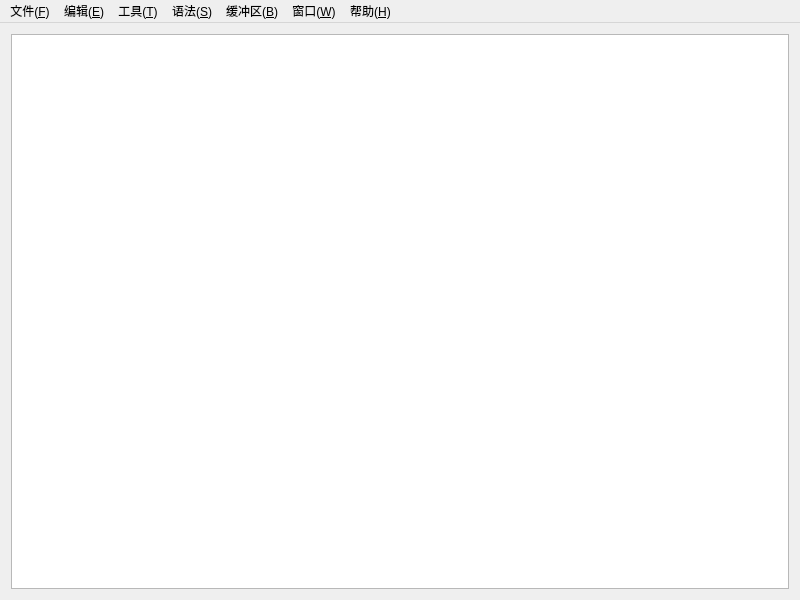
<?xml version="1.0" encoding="UTF-8"?>
<ui version="4.0">
 <class>MainWindow</class>
 <widget class="QMainWindow" name="MainWindow">
  <property name="geometry">
   <rect>
    <x>0</x>
    <y>0</y>
    <width>800</width>
    <height>600</height>
   </rect>
  </property>
  <property name="minimumSize">
   <size>
    <width>800</width>
    <height>600</height>
   </size>
  </property>
  <property name="windowTitle">
   <string>GVIM</string>
  </property>
  <property name="windowIcon">
   <iconset resource="images.qrc">
    <normaloff>:/images/gvim.png</normaloff>:/images/gvim.png</iconset>
  </property>
  <widget class="QWidget" name="centralWidget">
   <layout class="QGridLayout" name="gridLayout">
    <item row="0" column="0">
     <widget class="QTextEdit" name="textEdit">
      <property name="font">
       <font>
        <family>Consolas</family>
        <pointsize>14</pointsize>
        <weight>50</weight>
        <italic>true</italic>
        <bold>false</bold>
       </font>
      </property>
      <property name="focusPolicy">
       <enum>Qt::ClickFocus</enum>
      </property>
      <property name="tabStopWidth">
       <number>50</number>
      </property>
     </widget>
    </item>
   </layout>
  </widget>
  <widget class="QMenuBar" name="menuBar">
   <property name="geometry">
    <rect>
     <x>0</x>
     <y>0</y>
     <width>800</width>
     <height>23</height>
    </rect>
   </property>
   <widget class="QMenu" name="menu_F">
    <property name="title">
     <string>文件(&amp;F)</string>
    </property>
    <addaction name="action_O"/>
    <addaction name="actionGLHF"/>
    <addaction name="separator"/>
    <addaction name="actionCoder"/>
   </widget>
   <widget class="QMenu" name="menu_E">
    <property name="title">
     <string>编辑(&amp;E)</string>
    </property>
   </widget>
   <widget class="QMenu" name="menu_T">
    <property name="title">
     <string>工具(&amp;T)</string>
    </property>
    <addaction name="action_T"/>
    <addaction name="separator"/>
    <addaction name="actionCoder_2"/>
   </widget>
   <widget class="QMenu" name="menu_S">
    <property name="title">
     <string>语法(&amp;S)</string>
    </property>
   </widget>
   <widget class="QMenu" name="menu_B">
    <property name="title">
     <string>缓冲区(&amp;B)</string>
    </property>
   </widget>
   <widget class="QMenu" name="menu_W">
    <property name="title">
     <string>窗口(&amp;W)</string>
    </property>
   </widget>
   <widget class="QMenu" name="menu_H">
    <property name="title">
     <string>帮助(&amp;H)</string>
    </property>
    <addaction name="actionMade_By_churehill"/>
    <addaction name="separator"/>
   </widget>
   <addaction name="menu_F"/>
   <addaction name="menu_E"/>
   <addaction name="menu_T"/>
   <addaction name="menu_S"/>
   <addaction name="menu_B"/>
   <addaction name="menu_W"/>
   <addaction name="menu_H"/>
  </widget>
  <action name="action_O">
   <property name="text">
    <string>打开(&amp;O)</string>
   </property>
  </action>
  <action name="action_T">
   <property name="text">
    <string>选项(&amp;T)</string>
   </property>
  </action>
  <action name="actionGLHF">
   <property name="text">
    <string>GLHF</string>
   </property>
  </action>
  <action name="actionCoder">
   <property name="text">
    <string>coder</string>
   </property>
  </action>
  <action name="actionCoder_2">
   <property name="text">
    <string>Coder</string>
   </property>
  </action>
  <action name="actionMade_By_churehill">
   <property name="text">
    <string>Made By churehill</string>
   </property>
  </action>
 </widget>
 <layoutdefault spacing="6" margin="11"/>
 <resources>
  <include location="images.qrc"/>
 </resources>
 <connections/>
</ui>
